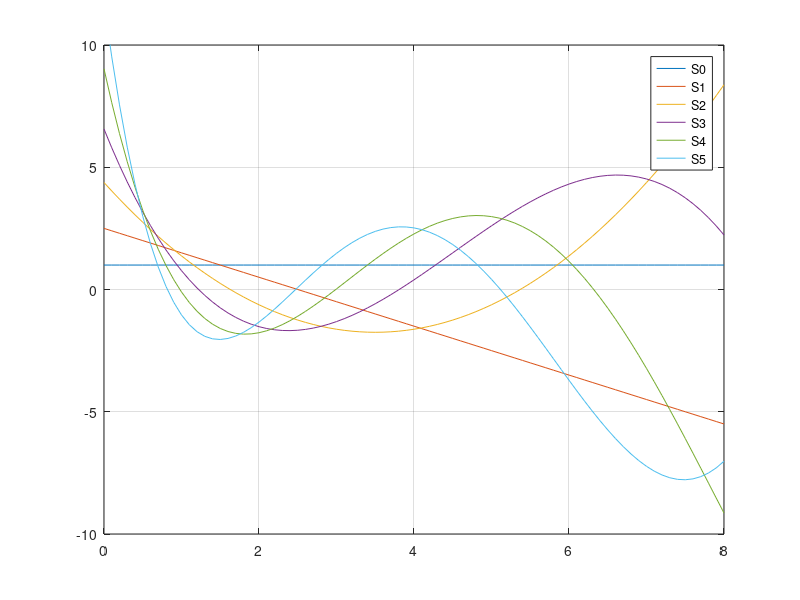

The MATLAB source for this figure:
function[] = polynomials()

alpha = 1.5;

S0 = [1]
S1 = [-1, 1 + alpha]
S2 = conv([(-1)/2, (2 * 2 - 1 + alpha)/2], S1) - [0, 0, conv([(2 - 1 + alpha) / 2], S0)]
S3 = conv([(-1)/3, (2 * 3 - 1 + alpha)/3], S2) - [0, 0, conv([(3 - 1 + alpha) / 3], S1)]
S4 = conv([(-1)/4, (2 * 4 - 1 + alpha)/4], S3) - [0, 0, conv([(4 - 1 + alpha) / 4], S2)]
S5 = conv([(-1)/5, (2 * 5 - 1 + alpha)/5], S4) - [0, 0, conv([(5 - 1 + alpha) / 5], S3)]

x = 0:.1:8;
plot(x, polyval(S0,x)), hold on
plot(x, polyval(S1,x))
plot(x, polyval(S2,x))
plot(x, polyval(S3,x))
plot(x, polyval(S4,x))
plot(x, polyval(S5,x))
ylim([-10 10])
legend('S0', 'S1', 'S2','S3', 'S4', 'S5')
grid("on")

end


